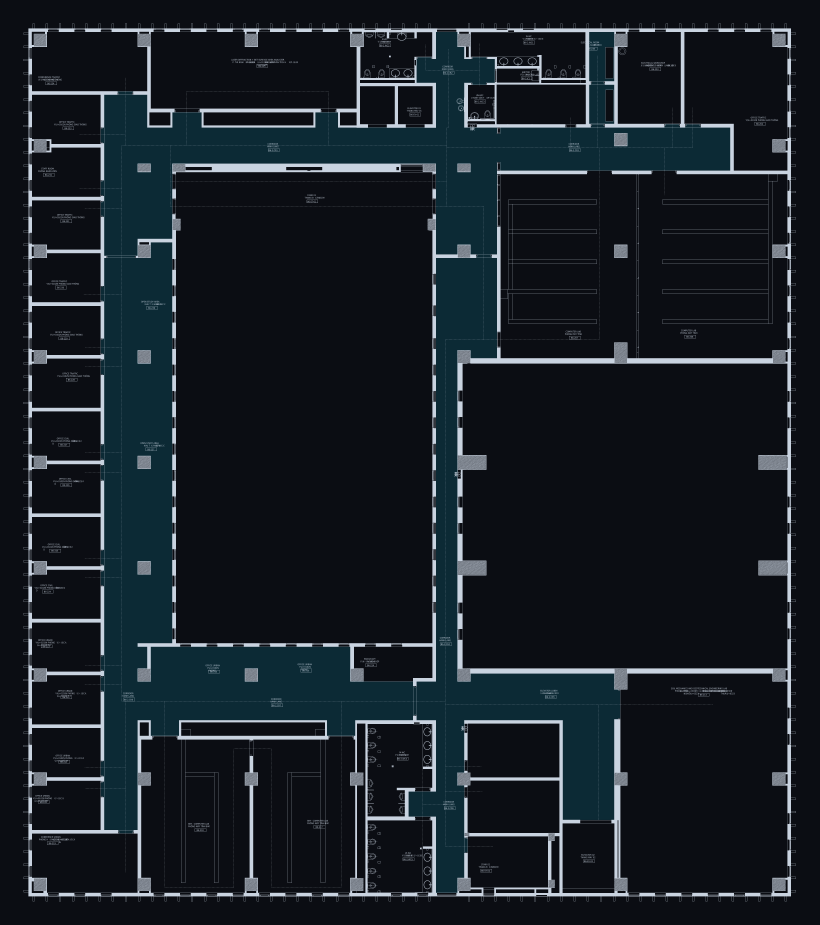
#> input picture floorplan.png, 4096 x 4623 px (shown at 1/5 size)
$ python -i build_tour_from_panos.py   (imports and definitions only)
#> lines starting #> are read from the running program, lines starting #| are printed output that depends on the picture
"""
build_tour_from_panos.py
========================
Builds a static 360 walkthrough (same viewer as e57_pipeline) from
  * Cyclone REGISTER 360 panorama exports  (<station>.jpg + <station>.txt with position/orientation)
  * a scan->plan transform (scan_to_plan_transform.json)
  * a DXF floor plan, shown in the "Dollhouse" / "Floor Plan" modes instead of a 3D mesh.

Usage:
    pip install pillow numpy ezdxf matplotlib shapely
    python tools/build_tour_from_panos.py --config tools/tour_config.json      # full build (needs panorama_dir)
    python tools/build_tour_from_panos.py --update-viewer                      # re-use existing scan_stations.json:
        recompute line of sight, area names, walking order and rewrite index.html (no panoramas / no F: drive needed)

scan_stations.json fields added for the viewer:
    visible   – stations in line of sight (floor markers shown inside the panorama)
    links     – registration links = walkable connections (minimap lines)
    walkIndex – position in the walking order (W / S keys, Next / Previous, guided tour)
    area, title, description – DXF area label the station is in (layer A-AREA-IDEN)

Output (the folder you push to GitHub / GitHub Pages):
    index.html, scan_stations.json, floorplan.png, floorplan.json,
    photos/ (web), photos_hd/ (HD), thumbnails/
"""
import argparse, glob, json, math, os, re
from pathlib import Path
import numpy as np
from PIL import Image, ImageFilter

Image.MAX_IMAGE_PIXELS = None
HERE = Path(__file__).parent.resolve()


# ---------------------------------------------------------------- stations
# [11 lines left out: functions read_station_txt, qmul, not called in this run]


# ---------------------------------------------------------------- panoramas
def fill_nadir(im):
    """Cyclone/RTC360 panoramas are black below ~-60 deg. Replace the black cap with a soft
    fill blended from the surrounding floor, so the bottom of the sphere is not a black hole."""
    a = np.asarray(im).astype(np.float32)
    h, w, _ = a.shape
    dark = (a.max(2) < 6).mean(1)
    rows = np.where(dark > 0.9)[0]
    rows = rows[rows > h // 2]
    if rows.size == 0:
        return im
    b = int(rows.min())                       # first black row
    band = a[max(0, b - h // 40):b - 2]       # floor just above the hole
    col = band.mean(0)                        # per-column floor colour
    col = np.asarray(Image.fromarray(np.clip(col[None], 0, 255).astype(np.uint8))
                     .resize((w // 64, 1), Image.BILINEAR).resize((w, 1), Image.BILINEAR)).astype(np.float32)[0]
    mean = col.mean(0)
    n = h - b
    t = (np.arange(n) / max(1, n - 1))[:, None, None]
    t = t ** 0.7
    fill = col[None] * (1 - t) + mean[None, None] * t
    a[b:] = fill
    # soften the seam
    out = Image.fromarray(np.clip(a, 0, 255).astype(np.uint8))
    seam = out.crop((0, b - h // 60, w, min(h, b + h // 60))).filter(ImageFilter.GaussianBlur(h / 400))
    out.paste(seam, (0, b - h // 60))
    return out


# [465 lines left out: functions process_pano, render_floorplan, plan_extents, floor_list, render_floors, load_walls and 10 more, not called in this run]


# [2 lines not run here, left out]

>>> import cv2
>>> picture = cv2.imread('../floorplan.png', cv2.IMREAD_GRAYSCALE)
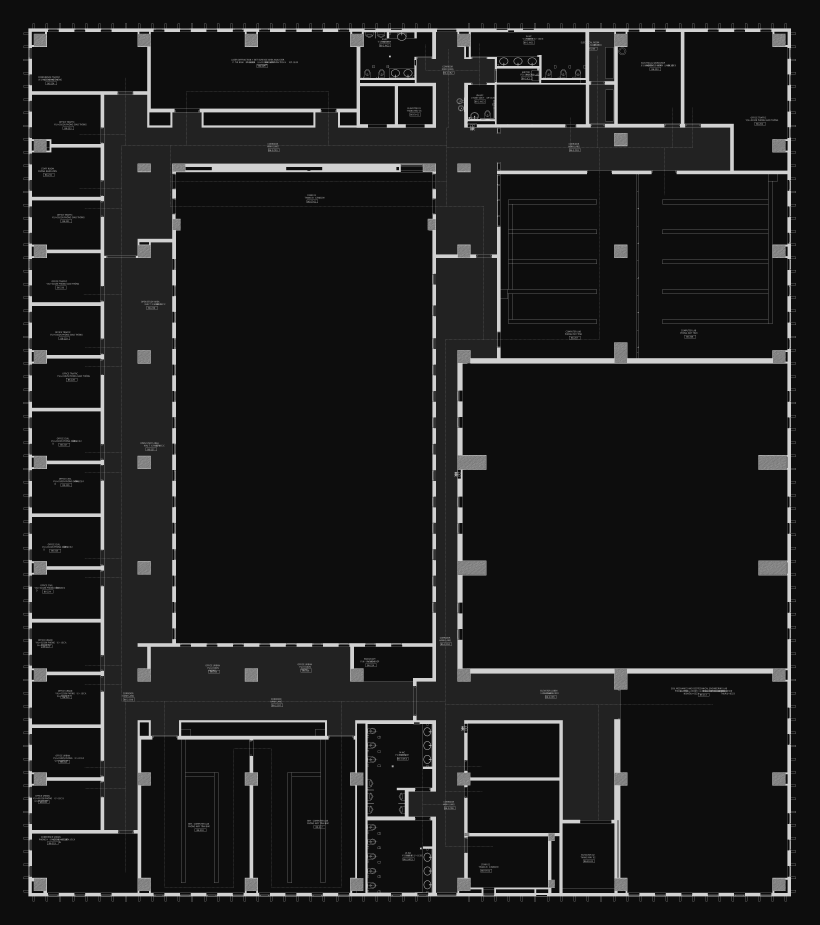
#> picture: shape (4623, 4096) (shown at 1/5 size); min 13, max 209, mean 29.2
>>> result = fill_nadir(picture)
#> (the run stopped early here; a loop or call above may not have finished)
